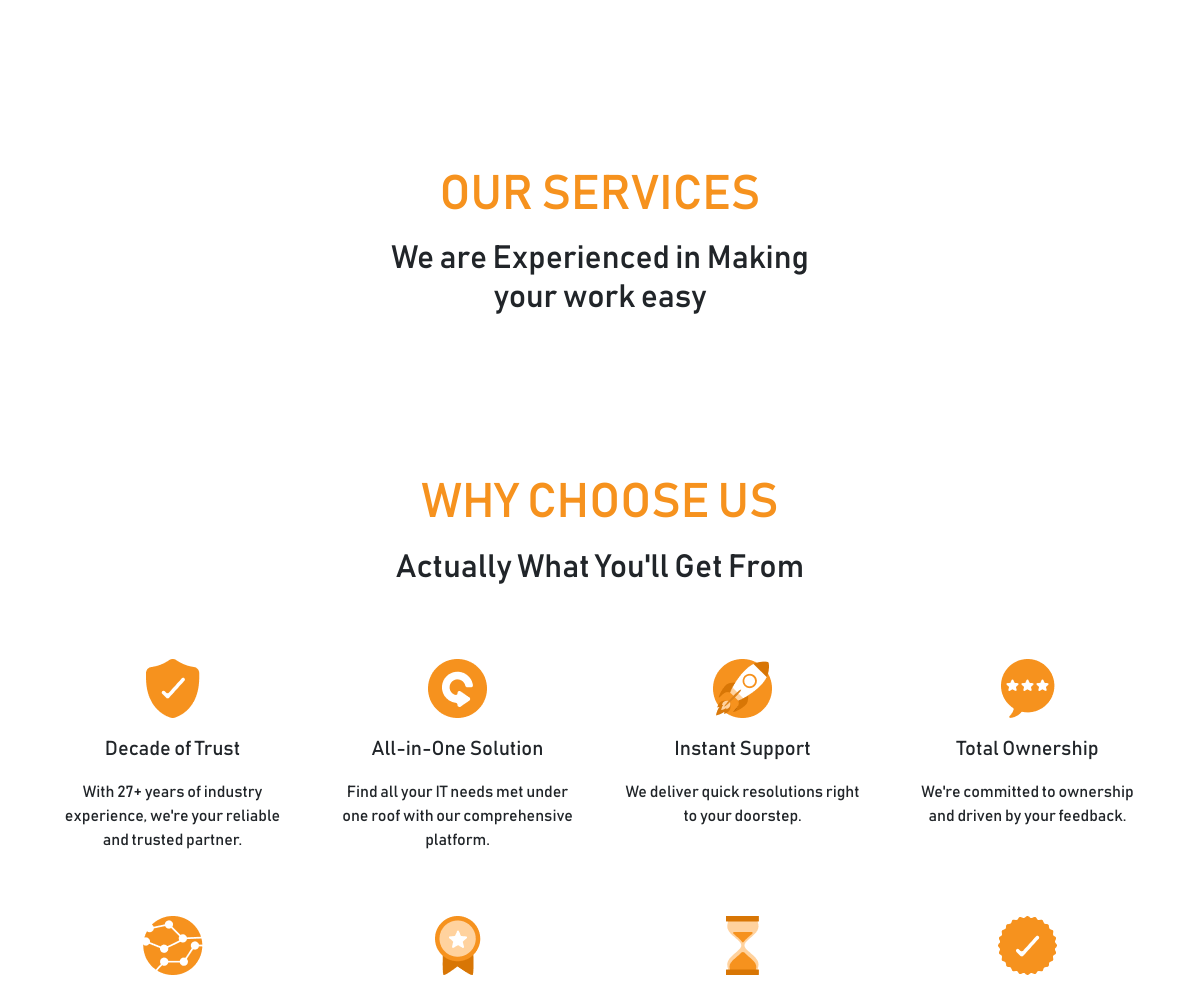
The app's page / (middle part), older data.
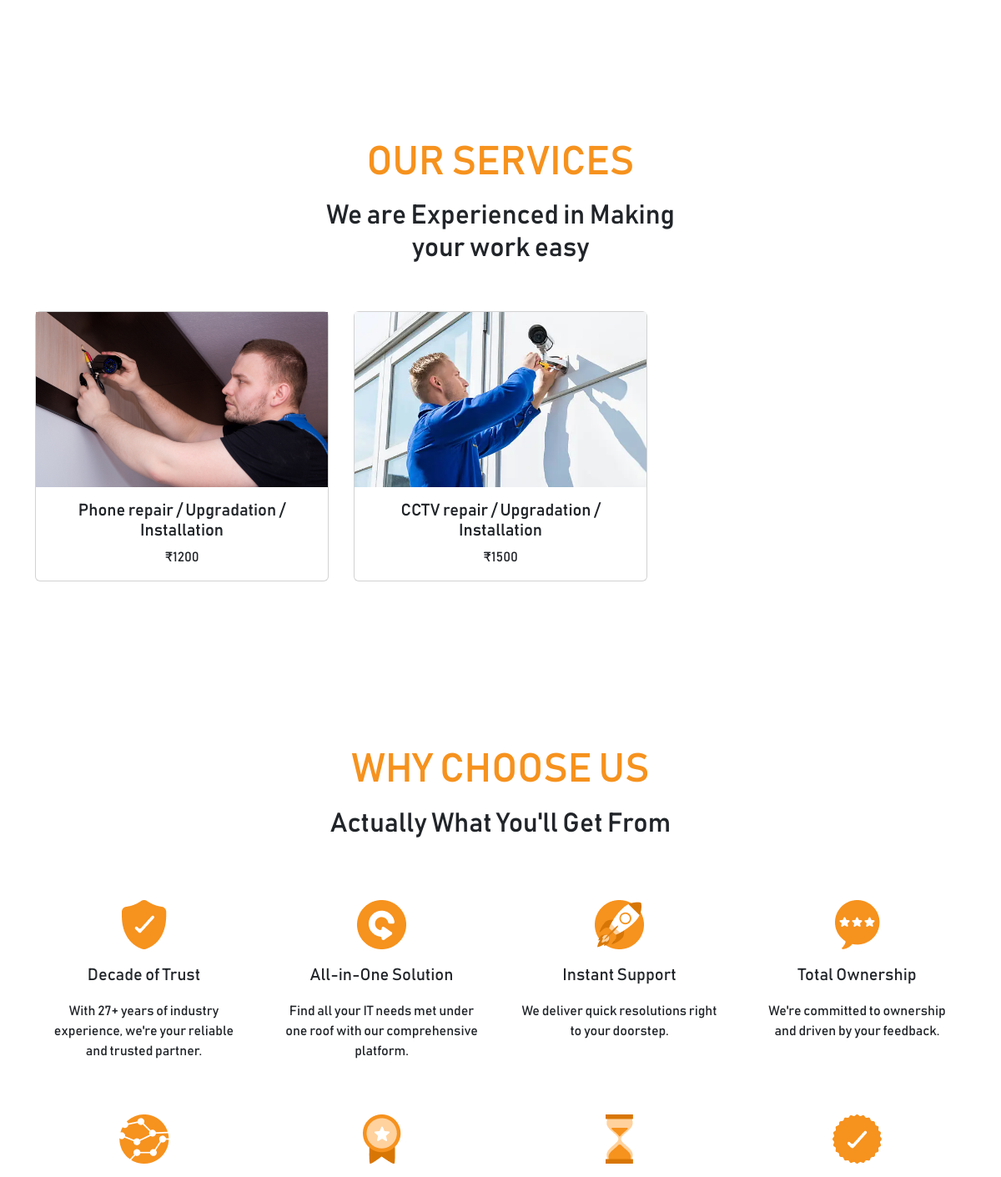
The same page, newer data.
### clickfix/models.py (models this page shows, shortened)
class Services(models.Model):
    class Meta:
        verbose_name_plural = 'Our Services'
    name = models.CharField(max_length=255)
    slug = models.SlugField(unique=True, blank=True)
    price = models.CharField(max_length=10)
    card_image = models.ImageField(upload_to='service_cards')
    created_at = models.DateTimeField(auto_now_add=True)
    updated_at = models.DateTimeField(auto_now=True)

### clickfix/views.py (the view)
# urls.py: path('', views.home, name='home'),
def home(request):
    services = Services.objects.all()
    return render(request, 'home.html', {'services': services})

### templates/home.html (shortened to what this page needs)
{% extends 'base.html' %}
{% load static %}
{% block content %}
    <section id="about" style="margin: 150px 0px;">
        <div class="container">
            <div class="row">
                <div class="col-md-5 col-12">
                </div>
                <div class="col-md-7 col-12 px-md-5 d-flex flex-column justify-content-center align-items-center">
                </div>
            </div>
        </div>
    </section>
    <section style="margin: 150px 0px;" id="services">
        <h5 class="text-center mb-3 fa-3x" style="color: #F6921e;">OUR SERVICES</h5>
        <h2 class="text-center">We are Experienced in Making <br>your work easy</h2>
        <div class="container">
            <div class="swiper mySwiper">
                <div class="swiper-wrapper">
                    {% for service in services %}
                    <a  href="{% url 'clickfix:individual_service' service.slug %}" class="swiper-slide py-5 text-decoration-none">
                        <div class="card">
                            <img class="service_image" src="{{ service.card_image.url }}"  alt="...">
                            <div class="card-body">
                                <h5 class="card-title text-center">{{ service.name }}</h5>
                                <p class="card-text text-center">₹{{service.price }}</p>
                            </div>
                        </div>
                    </a>
                    {% endfor %}
                </div>
            </div>
        </div>
    </section>
    <section style="margin: 150px 0px;">
        <div class="container">
            <h5 class="text-center mb-3 fa-3x" style="color: #F6921E;">WHY CHOOSE US</h5>
            <h2 class="text-center mb-5">Actually What You'll Get From</h2>
            <div class="row">
                <div class="col-md-3 col-6 p-4 text-center">
                    <img class="img-fluid" src="{% static 'img/services/trust.png' %}" alt="">
                    <p class="blockquote mt-3">Decade of Trust</p>
                    <p>With 27+ years of industry experience, we're your reliable and trusted partner.</p>
                </div>
                <div class="col-md-3 col-6 p-4 text-center">
                    <img class="img-fluid" src="{% static 'img/services/all_in_one.png' %}"  alt="">
                    <p class="blockquote mt-3">All-in-One Solution</p>
                    <p>Find all your IT needs met under one roof with our comprehensive platform.</p>
                </div>
                <div class="col-md-3 col-6 p-4 text-center">
                    <img class="img-fluid" src="{% static 'img/services/support.png' %}"  alt="">
                    <p class="blockquote mt-3">Instant Support</p>
                    <p>We deliver quick resolutions right to your doorstep.</p>
                </div>
                <div class="col-md-3 col-6 p-4 text-center">
                    <img class="img-fluid" src="{% static 'img/services/ownership.png' %}"  alt="">
                    <p class="blockquote mt-3">Total Ownership</p>
                    <p>We're committed to ownership and driven by your feedback.</p>
                </div>
            </div>
            <div class="row">
                <div class="col-md-3 col-6 p-4 text-center">
                    <img class="img-fluid" src="{% static 'img/services/tech.png' %}"  alt="">
                </div>
                <div class="col-md-3 col-6 p-4 text-center">
                    <img class="img-fluid" src="{% static 'img/services/quality.png' %}"  alt="">
                </div>
                <div class="col-md-3 col-6 p-4 text-center">
                    <img class="img-fluid" src="{% static 'img/services/boost.png' %}"  alt="">
                </div>
                <div class="col-md-3 col-6 p-4 text-center">
                    <img class="img-fluid" src="{% static 'img/services/assured.png' %}"  alt="">
                </div>
            </div>
        </div>
    </section>
{% endblock %}

### templates/base.html (shortened to what this page needs)
{% load static %}
<!DOCTYPE html>
<html>
<head>
    <link rel="stylesheet" href="{% static 'css/bootstrap.min.css' %}">
    <link rel="stylesheet" href="https://cdnjs.cloudflare.com/ajax/libs/font-awesome/6.4.2/css/all.min.css" />
    <link rel="stylesheet" href="{% static 'css/slider/swiper.bundle.min.css' %}">
    <link rel="stylesheet" href="{% static 'css/slider/swiper_custom.css' %}">
    <link rel="stylesheet" href="{% static 'css/custom.css' %}">
</head>
<body>
    {% block content %}
    {% endblock %}
</body>
</html>

### templates/includes/navbar.html (shortened to what this page needs)
{% load static %}

### templates/includes/footer.html (shortened to what this page needs)
{% load static %}

### assets/css/custom.css (style rules this page uses)
.service_image { width: 100%; max-height: 210px; object-fit: cover; }

### templates/base.html (style rules this page uses)
body { box-sizing: border-box; font-family: 'bahnschrift'; }
h1, h2, h3, h4, h5, h6, p, a { font-family: 'bahnschrift'; }

### templates/home.html (style rules this page uses)
.service_image { width: 100%; max-height: 210px; object-fit: cover; }

Row changes from the older to the newer data that the page shows:
added Services: card_image (picture), name "Phone repair / Upgradation / Installation", price "1200"
added Services: card_image (picture), name "CCTV repair / Upgradation / Installation", price "1500"
